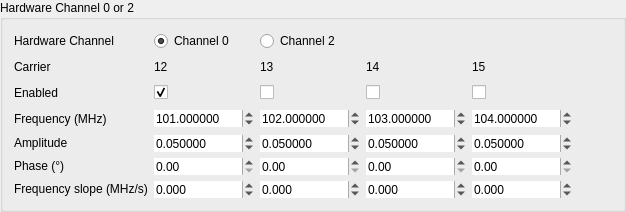
     <widget class="QGroupBox" name="groupBox_HW0_3">
      <property name="sizePolicy">
       <sizepolicy hsizetype="Preferred" vsizetype="Preferred">
        <horstretch>0</horstretch>
        <verstretch>0</verstretch>
       </sizepolicy>
      </property>
      <property name="minimumSize">
       <size>
        <width>0</width>
        <height>0</height>
       </size>
      </property>
      <property name="title">
       <string>Hardware Channel 0 or 2</string>
      </property>
      <property name="alignment">
       <set>Qt::AlignLeading|Qt::AlignLeft|Qt::AlignTop</set>
      </property>
      <layout class="QGridLayout" name="gridLayout_8">
       <item row="7" column="1">
        <widget class="QDoubleSpinBox" name="phase_12">
         <property name="sizePolicy">
          <sizepolicy hsizetype="Fixed" vsizetype="Fixed">
           <horstretch>0</horstretch>
           <verstretch>0</verstretch>
          </sizepolicy>
         </property>
         <property name="minimumSize">
          <size>
           <width>100</width>
           <height>0</height>
          </size>
         </property>
         <property name="frame">
          <bool>false</bool>
         </property>
         <property name="suffix">
          <string/>
         </property>
         <property name="decimals">
          <number>2</number>
         </property>
         <property name="maximum">
          <double>360.000000000000000</double>
         </property>
         <property name="singleStep">
          <double>0.100000000000000</double>
         </property>
        </widget>
       </item>
       <item row="3" column="2">
        <widget class="QLabel" name="label_core_13">
         <property name="text">
          <string>13</string>
         </property>
        </widget>
       </item>
       <item row="8" column="4">
        <widget class="QDoubleSpinBox" name="frequencySlope_15">
         <property name="sizePolicy">
          <sizepolicy hsizetype="Fixed" vsizetype="Fixed">
           <horstretch>0</horstretch>
           <verstretch>0</verstretch>
          </sizepolicy>
         </property>
         <property name="minimumSize">
          <size>
           <width>100</width>
           <height>0</height>
          </size>
         </property>
         <property name="frame">
          <bool>false</bool>
         </property>
         <property name="suffix">
          <string/>
         </property>
         <property name="decimals">
          <number>3</number>
         </property>
         <property name="minimum">
          <double>-1250.000000000000000</double>
         </property>
         <property name="maximum">
          <double>1250.000000000000000</double>
         </property>
         <property name="singleStep">
          <double>10.000000000000000</double>
         </property>
        </widget>
       </item>
       <item row="3" column="3">
        <widget class="QLabel" name="label_core_14">
         <property name="text">
          <string>14</string>
         </property>
        </widget>
       </item>
       <item row="4" column="0">
        <widget class="QLabel" name="label_enabled_3">
         <property name="sizePolicy">
          <sizepolicy hsizetype="Fixed" vsizetype="Preferred">
           <horstretch>0</horstretch>
           <verstretch>0</verstretch>
          </sizepolicy>
         </property>
         <property name="minimumSize">
          <size>
           <width>120</width>
           <height>20</height>
          </size>
         </property>
         <property name="text">
          <string>Enabled</string>
         </property>
        </widget>
       </item>
       <item row="7" column="3">
        <widget class="QDoubleSpinBox" name="phase_13">
         <property name="sizePolicy">
          <sizepolicy hsizetype="Fixed" vsizetype="Fixed">
           <horstretch>0</horstretch>
           <verstretch>0</verstretch>
          </sizepolicy>
         </property>
         <property name="minimumSize">
          <size>
           <width>100</width>
           <height>0</height>
          </size>
         </property>
         <property name="frame">
          <bool>false</bool>
         </property>
         <property name="suffix">
          <string/>
         </property>
         <property name="decimals">
          <number>2</number>
         </property>
         <property name="maximum">
          <double>360.000000000000000</double>
         </property>
         <property name="singleStep">
          <double>0.100000000000000</double>
         </property>
        </widget>
       </item>
       <item row="3" column="1">
        <widget class="QLabel" name="label_core_12">
         <property name="text">
          <string>12</string>
         </property>
        </widget>
       </item>
       <item row="5" column="2">
        <widget class="QDoubleSpinBox" name="frequency_13">
         <property name="sizePolicy">
          <sizepolicy hsizetype="Fixed" vsizetype="Fixed">
           <horstretch>0</horstretch>
           <verstretch>0</verstretch>
          </sizepolicy>
         </property>
         <property name="minimumSize">
          <size>
           <width>100</width>
           <height>0</height>
          </size>
         </property>
         <property name="frame">
          <bool>false</bool>
         </property>
         <property name="suffix">
          <string/>
         </property>
         <property name="decimals">
          <number>6</number>
         </property>
         <property name="maximum">
          <double>1250.000000000000000</double>
         </property>
         <property name="value">
          <double>102.000000000000000</double>
         </property>
        </widget>
       </item>
       <item row="4" column="2">
        <widget class="QCheckBox" name="enable_13">
         <property name="sizePolicy">
          <sizepolicy hsizetype="Fixed" vsizetype="Fixed">
           <horstretch>0</horstretch>
           <verstretch>0</verstretch>
          </sizepolicy>
         </property>
         <property name="minimumSize">
          <size>
           <width>100</width>
           <height>0</height>
          </size>
         </property>
         <property name="text">
          <string/>
         </property>
         <property name="checked">
          <bool>false</bool>
         </property>
        </widget>
       </item>
       <item row="7" column="2">
        <widget class="QDoubleSpinBox" name="phase_14">
         <property name="sizePolicy">
          <sizepolicy hsizetype="Fixed" vsizetype="Fixed">
           <horstretch>0</horstretch>
           <verstretch>0</verstretch>
          </sizepolicy>
         </property>
         <property name="minimumSize">
          <size>
           <width>100</width>
           <height>0</height>
          </size>
         </property>
         <property name="frame">
          <bool>false</bool>
         </property>
         <property name="suffix">
          <string/>
         </property>
         <property name="decimals">
          <number>2</number>
         </property>
         <property name="maximum">
          <double>360.000000000000000</double>
         </property>
         <property name="singleStep">
          <double>0.100000000000000</double>
         </property>
        </widget>
       </item>
       <item row="3" column="4">
        <widget class="QLabel" name="label_core_15">
         <property name="text">
          <string>15</string>
         </property>
        </widget>
       </item>
       <item row="5" column="4">
        <widget class="QDoubleSpinBox" name="frequency_15">
         <property name="sizePolicy">
          <sizepolicy hsizetype="Fixed" vsizetype="Fixed">
           <horstretch>0</horstretch>
           <verstretch>0</verstretch>
          </sizepolicy>
         </property>
         <property name="minimumSize">
          <size>
           <width>100</width>
           <height>0</height>
          </size>
         </property>
         <property name="frame">
          <bool>false</bool>
         </property>
         <property name="suffix">
          <string/>
         </property>
         <property name="decimals">
          <number>6</number>
         </property>
         <property name="maximum">
          <double>1250.000000000000000</double>
         </property>
         <property name="value">
          <double>104.000000000000000</double>
         </property>
        </widget>
       </item>
       <item row="7" column="4">
        <widget class="QDoubleSpinBox" name="phase_15">
         <property name="sizePolicy">
          <sizepolicy hsizetype="Fixed" vsizetype="Fixed">
           <horstretch>0</horstretch>
           <verstretch>0</verstretch>
          </sizepolicy>
         </property>
         <property name="minimumSize">
          <size>
           <width>100</width>
           <height>0</height>
          </size>
         </property>
         <property name="frame">
          <bool>false</bool>
         </property>
         <property name="suffix">
          <string/>
         </property>
         <property name="decimals">
          <number>2</number>
         </property>
         <property name="maximum">
          <double>360.000000000000000</double>
         </property>
         <property name="singleStep">
          <double>0.100000000000000</double>
         </property>
        </widget>
       </item>
       <item row="7" column="0">
        <widget class="QLabel" name="label_phas_3">
         <property name="sizePolicy">
          <sizepolicy hsizetype="Preferred" vsizetype="Fixed">
           <horstretch>0</horstretch>
           <verstretch>0</verstretch>
          </sizepolicy>
         </property>
         <property name="minimumSize">
          <size>
           <width>120</width>
           <height>0</height>
          </size>
         </property>
         <property name="text">
          <string>Phase (°)</string>
         </property>
        </widget>
       </item>
       <item row="6" column="0">
        <widget class="QLabel" name="label_ampl_3">
         <property name="sizePolicy">
          <sizepolicy hsizetype="Preferred" vsizetype="Fixed">
           <horstretch>0</horstretch>
           <verstretch>0</verstretch>
          </sizepolicy>
         </property>
         <property name="minimumSize">
          <size>
           <width>120</width>
           <height>0</height>
          </size>
         </property>
         <property name="text">
          <string>Amplitude</string>
         </property>
        </widget>
       </item>
       <item row="5" column="0">
        <widget class="QLabel" name="label_freq_3">
         <property name="sizePolicy">
          <sizepolicy hsizetype="Preferred" vsizetype="Fixed">
           <horstretch>0</horstretch>
           <verstretch>0</verstretch>
          </sizepolicy>
         </property>
         <property name="minimumSize">
          <size>
           <width>120</width>
           <height>0</height>
          </size>
         </property>
         <property name="text">
          <string>Frequency (MHz)</string>
         </property>
        </widget>
       </item>
       <item row="8" column="0">
        <widget class="QLabel" name="label_freq_slope_3">
         <property name="sizePolicy">
          <sizepolicy hsizetype="Preferred" vsizetype="Fixed">
           <horstretch>0</horstretch>
           <verstretch>0</verstretch>
          </sizepolicy>
         </property>
         <property name="minimumSize">
          <size>
           <width>120</width>
           <height>0</height>
          </size>
         </property>
         <property name="text">
          <string>Frequency slope (MHz/s)</string>
         </property>
        </widget>
       </item>
       <item row="5" column="3">
        <widget class="QDoubleSpinBox" name="frequency_14">
         <property name="sizePolicy">
          <sizepolicy hsizetype="Fixed" vsizetype="Fixed">
           <horstretch>0</horstretch>
           <verstretch>0</verstretch>
          </sizepolicy>
         </property>
         <property name="minimumSize">
          <size>
           <width>100</width>
           <height>0</height>
          </size>
         </property>
         <property name="frame">
          <bool>false</bool>
         </property>
         <property name="suffix">
          <string/>
         </property>
         <property name="decimals">
          <number>6</number>
         </property>
         <property name="maximum">
          <double>1250.000000000000000</double>
         </property>
         <property name="value">
          <double>103.000000000000000</double>
         </property>
        </widget>
       </item>
       <item row="5" column="1">
        <widget class="QDoubleSpinBox" name="frequency_12">
         <property name="sizePolicy">
          <sizepolicy hsizetype="Fixed" vsizetype="Fixed">
           <horstretch>0</horstretch>
           <verstretch>0</verstretch>
          </sizepolicy>
         </property>
         <property name="minimumSize">
          <size>
           <width>100</width>
           <height>0</height>
          </size>
         </property>
         <property name="frame">
          <bool>false</bool>
         </property>
         <property name="suffix">
          <string/>
         </property>
         <property name="decimals">
          <number>6</number>
         </property>
         <property name="maximum">
          <double>1250.000000000000000</double>
         </property>
         <property name="value">
          <double>101.000000000000000</double>
         </property>
        </widget>
       </item>
       <item row="6" column="4">
        <widget class="QDoubleSpinBox" name="amplitude_15">
         <property name="sizePolicy">
          <sizepolicy hsizetype="Fixed" vsizetype="Fixed">
           <horstretch>0</horstretch>
           <verstretch>0</verstretch>
          </sizepolicy>
         </property>
         <property name="minimumSize">
          <size>
           <width>100</width>
           <height>0</height>
          </size>
         </property>
         <property name="frame">
          <bool>false</bool>
         </property>
         <property name="decimals">
          <number>6</number>
         </property>
         <property name="maximum">
          <double>1.000000000000000</double>
         </property>
         <property name="singleStep">
          <double>0.001000000000000</double>
         </property>
         <property name="value">
          <double>0.050000000000000</double>
         </property>
        </widget>
       </item>
       <item row="6" column="3">
        <widget class="QDoubleSpinBox" name="amplitude_14">
         <property name="sizePolicy">
          <sizepolicy hsizetype="Fixed" vsizetype="Fixed">
           <horstretch>0</horstretch>
           <verstretch>0</verstretch>
          </sizepolicy>
         </property>
         <property name="minimumSize">
          <size>
           <width>100</width>
           <height>0</height>
          </size>
         </property>
         <property name="frame">
          <bool>false</bool>
         </property>
         <property name="decimals">
          <number>6</number>
         </property>
         <property name="maximum">
          <double>1.000000000000000</double>
         </property>
         <property name="singleStep">
          <double>0.001000000000000</double>
         </property>
         <property name="value">
          <double>0.050000000000000</double>
         </property>
        </widget>
       </item>
       <item row="8" column="1">
        <widget class="QDoubleSpinBox" name="frequencySlope_12">
         <property name="sizePolicy">
          <sizepolicy hsizetype="Fixed" vsizetype="Fixed">
           <horstretch>0</horstretch>
           <verstretch>0</verstretch>
          </sizepolicy>
         </property>
         <property name="minimumSize">
          <size>
           <width>100</width>
           <height>0</height>
          </size>
         </property>
         <property name="frame">
          <bool>false</bool>
         </property>
         <property name="suffix">
          <string/>
         </property>
         <property name="decimals">
          <number>3</number>
         </property>
         <property name="minimum">
          <double>-1250.000000000000000</double>
         </property>
         <property name="maximum">
          <double>1250.000000000000000</double>
         </property>
         <property name="singleStep">
          <double>10.000000000000000</double>
         </property>
        </widget>
       </item>
       <item row="8" column="3">
        <widget class="QDoubleSpinBox" name="frequencySlope_14">
         <property name="sizePolicy">
          <sizepolicy hsizetype="Fixed" vsizetype="Fixed">
           <horstretch>0</horstretch>
           <verstretch>0</verstretch>
          </sizepolicy>
         </property>
         <property name="minimumSize">
          <size>
           <width>100</width>
           <height>0</height>
          </size>
         </property>
         <property name="frame">
          <bool>false</bool>
         </property>
         <property name="suffix">
          <string/>
         </property>
         <property name="decimals">
          <number>3</number>
         </property>
         <property name="minimum">
          <double>-1250.000000000000000</double>
         </property>
         <property name="maximum">
          <double>1250.000000000000000</double>
         </property>
         <property name="singleStep">
          <double>10.000000000000000</double>
         </property>
        </widget>
       </item>
       <item row="6" column="2">
        <widget class="QDoubleSpinBox" name="amplitude_13">
         <property name="sizePolicy">
          <sizepolicy hsizetype="Fixed" vsizetype="Fixed">
           <horstretch>0</horstretch>
           <verstretch>0</verstretch>
          </sizepolicy>
         </property>
         <property name="minimumSize">
          <size>
           <width>100</width>
           <height>0</height>
          </size>
         </property>
         <property name="frame">
          <bool>false</bool>
         </property>
         <property name="decimals">
          <number>6</number>
         </property>
         <property name="maximum">
          <double>1.000000000000000</double>
         </property>
         <property name="singleStep">
          <double>0.001000000000000</double>
         </property>
         <property name="value">
          <double>0.050000000000000</double>
         </property>
        </widget>
       </item>
       <item row="8" column="2">
        <widget class="QDoubleSpinBox" name="frequencySlope_13">
         <property name="sizePolicy">
          <sizepolicy hsizetype="Fixed" vsizetype="Fixed">
           <horstretch>0</horstretch>
           <verstretch>0</verstretch>
          </sizepolicy>
         </property>
         <property name="minimumSize">
          <size>
           <width>100</width>
           <height>0</height>
          </size>
         </property>
         <property name="frame">
          <bool>false</bool>
         </property>
         <property name="suffix">
          <string/>
         </property>
         <property name="decimals">
          <number>3</number>
         </property>
         <property name="minimum">
          <double>-1250.000000000000000</double>
         </property>
         <property name="maximum">
          <double>1250.000000000000000</double>
         </property>
         <property name="singleStep">
          <double>10.000000000000000</double>
         </property>
        </widget>
       </item>
       <item row="3" column="0">
        <widget class="QLabel" name="label_carrier_3">
         <property name="sizePolicy">
          <sizepolicy hsizetype="Preferred" vsizetype="Fixed">
           <horstretch>0</horstretch>
           <verstretch>0</verstretch>
          </sizepolicy>
         </property>
         <property name="minimumSize">
          <size>
           <width>120</width>
           <height>20</height>
          </size>
         </property>
         <property name="text">
          <string>Carrier</string>
         </property>
        </widget>
       </item>
       <item row="6" column="1">
        <widget class="QDoubleSpinBox" name="amplitude_12">
         <property name="sizePolicy">
          <sizepolicy hsizetype="Fixed" vsizetype="Fixed">
           <horstretch>0</horstretch>
           <verstretch>0</verstretch>
          </sizepolicy>
         </property>
         <property name="minimumSize">
          <size>
           <width>100</width>
           <height>0</height>
          </size>
         </property>
         <property name="frame">
          <bool>false</bool>
         </property>
         <property name="decimals">
          <number>6</number>
         </property>
         <property name="maximum">
          <double>1.000000000000000</double>
         </property>
         <property name="singleStep">
          <double>0.001000000000000</double>
         </property>
         <property name="value">
          <double>0.050000000000000</double>
         </property>
        </widget>
       </item>
       <item row="4" column="1">
        <widget class="QCheckBox" name="enable_12">
         <property name="sizePolicy">
          <sizepolicy hsizetype="Fixed" vsizetype="Fixed">
           <horstretch>0</horstretch>
           <verstretch>0</verstretch>
          </sizepolicy>
         </property>
         <property name="minimumSize">
          <size>
           <width>100</width>
           <height>0</height>
          </size>
         </property>
         <property name="text">
          <string/>
         </property>
         <property name="checked">
          <bool>true</bool>
         </property>
        </widget>
       </item>
       <item row="4" column="4">
        <widget class="QCheckBox" name="enable_15">
         <property name="sizePolicy">
          <sizepolicy hsizetype="Fixed" vsizetype="Fixed">
           <horstretch>0</horstretch>
           <verstretch>0</verstretch>
          </sizepolicy>
         </property>
         <property name="minimumSize">
          <size>
           <width>100</width>
           <height>0</height>
          </size>
         </property>
         <property name="text">
          <string/>
         </property>
         <property name="checked">
          <bool>false</bool>
         </property>
        </widget>
       </item>
       <item row="4" column="3">
        <widget class="QCheckBox" name="enable_14">
         <property name="sizePolicy">
          <sizepolicy hsizetype="Fixed" vsizetype="Fixed">
           <horstretch>0</horstretch>
           <verstretch>0</verstretch>
          </sizepolicy>
         </property>
         <property name="minimumSize">
          <size>
           <width>100</width>
           <height>0</height>
          </size>
         </property>
         <property name="text">
          <string/>
         </property>
         <property name="checked">
          <bool>false</bool>
         </property>
        </widget>
       </item>
       <item row="5" column="5">
        <spacer name="horizontalSpacer_3">
         <property name="orientation">
          <enum>Qt::Horizontal</enum>
         </property>
         <property name="sizeHint" stdset="0">
          <size>
           <width>40</width>
           <height>20</height>
          </size>
         </property>
        </spacer>
       </item>
       <item row="0" column="0">
        <widget class="QLabel" name="label_carrier_6">
         <property name="sizePolicy">
          <sizepolicy hsizetype="Preferred" vsizetype="Fixed">
           <horstretch>0</horstretch>
           <verstretch>0</verstretch>
          </sizepolicy>
         </property>
         <property name="minimumSize">
          <size>
           <width>120</width>
           <height>20</height>
          </size>
         </property>
         <property name="text">
          <string>Hardware Channel</string>
         </property>
        </widget>
       </item>
       <item row="0" column="2">
        <widget class="QRadioButton" name="radioButton_02_2">
         <property name="text">
          <string>Channel 2</string>
         </property>
         <attribute name="buttonGroup">
          <string notr="true">buttonGroup_02</string>
         </attribute>
        </widget>
       </item>
       <item row="0" column="1">
        <widget class="QRadioButton" name="radioButton_02_0">
         <property name="text">
          <string>Channel 0</string>
         </property>
         <property name="checked">
          <bool>true</bool>
         </property>
         <attribute name="buttonGroup">
          <string notr="true">buttonGroup_02</string>
         </attribute>
        </widget>
       </item>
      </layout>
     </widget>
